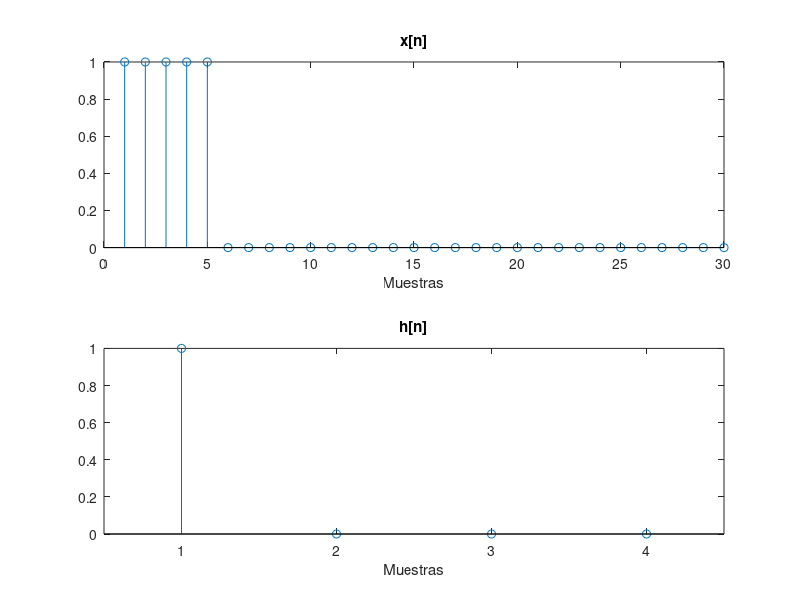

MATLAB code for this plot: (Note: this script raises an error after producing the figure.)
%% Guia 4 - Ejercicio 2
%

%% Código fuente y resultados

clear all
close all

%% Inciso a) y b)
% Función que genera la convolución circular discreta entre dos señales
% x[n] y h[n], utilizando ciclos for. Se considera a x[n] periódica y a
% h[n] nula fuera de su rango de definición. Asimismo, esta función permite
% el agregado de un retardo por parámetro.
%
% En las figuras podemos observar las señales x[n] y h[n]. Al convolucionar
% dichas señales entre ellas aplicando diferentes retardos, podemos ver que
% el resultado de la sumatoria de convolución se ve desplazada tantas
% posiciones como indica el retardo, en caso de ser negativo la señal se
% "adelanta" y en caso de ser positivo, se "atrasa".

x = zeros(30,1);
x(1:5) = 1;
h = [1; 0; 0; 0];

subplot(2,1,1); stem(x);
title('x[n]'); xlabel('Muestras');
subplot(2,1,2); stem(h);
title('h[n]'); xlabel('Muestras');
set(gca,'xtick',0:1:5)
axis([0.5 4.5 0 1])
figure()
for k=-2:1:2
    xh = my_cconv(x,h,2*k);
    subplot(5,1,k+3); stem(xh);
    title(sprintf('x[n]*h[n] con retardo de %d',2*k));
    xlabel('Muestras');
end

%%
% Código fuente de la función que realiza la convolución circular
dbtype my_cconv.m


%% Inciso c)
% Genere una función para implementar los filtros de promedio móvil y 
% diferencia móvil (que dan lugar a la ondita de Haar si se los normaliza)
% La función debe permitir elegir si se normalizarán o no los coeficientes. 
% Observe que el filtro de promedio móvil actúa como pasa-bajos. Para 
% comprobarlo aplique h a las señales generadas por low y high, 
% respectivamente (para L = 25). Repita el mismo procedimiento con g para 
% ver que el filtro de diferencia móvil actúa como pasa-altos.

L = 2^5;

xl = low(L);
xh = high(L);
h = ma_filter(0);
g = md_filter(0);

figure()
subplot(3,1,1),stem(xl);
title('Señal low'); xlabel('Muestras');
subplot(3,1,2),stem(my_cconv(xl,h));
title('low*h'); xlabel('Muestras');
subplot(3,1,3),stem(my_cconv(xl,g));
title('low*g'); xlabel('Muestras');

figure()
subplot(3,1,1),stem(xh);
title('Señal high'); xlabel('Muestras');
subplot(3,1,2),stem(my_cconv(xh,h));
title('high*h'); xlabel('Muestras');
subplot(3,1,3),stem(my_cconv(xh,g));
title('high*g'); xlabel('Muestras');

%%
% En las figuras podemos observar que el filtro de promedio
% móvil actúa como un pasa-bajos ya que la señal low no se ve afectada, 
% mientras que la señal high se ve filtrada completamente.
%
% En el otro caso, vemos que el filtro de diferencia móvil actúa como 
% pasa-altos, ya que la señal low se ve filtrada completamente mientras que
% la señal high no se ve afectada.

%%
% Código fuente de la función ma_filter
dbtype ma_filter.m

%%
% Código fuente de la función md_filter
dbtype md_filter.m


%% Inciso d)
% Escriba una función para generar los filtros que tras su normalización 
% conducen a la famosa ondita Daubechies 4.

dbtype db4.m

%% Inciso e)
% Verifique numericamente que los filtros Haar y Daubechies 4 normalizados
% cumplen con la ecuación
%
% $$|\hat{h}(\omega)|^2 + |\hat{g}(\omega)|^2 = 2 $$

clear h g;
%% Haar
h{1} = ma_filter(1);
g{1} = md_filter(1);
ftitle{1} = 'Haar';

%% DB4
[h{2}, g{2}] = db4(1);
ftitle{2} = 'DB4';

%% Verificación de la ecuación

w = 0:2*pi/200:2*pi;
for n=1:length(h)
	%Respuesta en frecuencia
    Hw = 0.*w;
    for k=1:length(h{n})
        Hw = Hw + h{n}(k)*exp(-1i*w*(k-1));
    end

    Gw = 0.*w;
    for k=1:length(g{n})
        Gw = Gw + g{n}(k)*exp(-1i*w*(k-1));
    end
    
    % Verifico ecuacion 7e
    eq7e = abs(Hw).^2+abs(Gw).^2;
    figure()
    xaxis = (0:pi:2*pi);
    xaxisl = {'0' , 'pi' '2*pi'};
    plot(w,abs(Hw),'r',w,abs(Gw),'b-.',w,eq7e,'k--');
    title(sprintf('Verificacion con %s normalizado',ftitle{n}))
    legend('H(\omega)','G(\omega)');
    set(gca,'xtick',xaxis)
    set(gca,'xticklabel',xaxisl); %,'fontname', 'symbol');
    axis([0 2*pi 0 2.5])
end